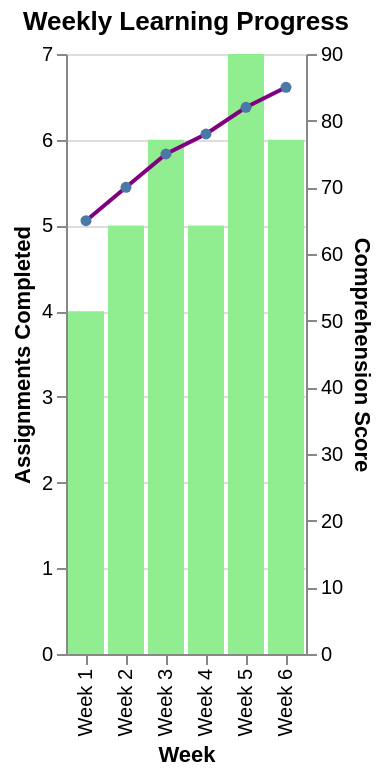

Specify this chart in Vega-Lite:
### Vega-Lite specification from a JSON file in a GitHub repository (floating-point values rounded to 4 significant figures)
{"$schema": "https://vega.github.io/schema/vega-lite/v5.json", "description": "Learning progress tracking", "layer": [{"mark": "bar", "encoding": {"x": {"field": "week", "type": "ordinal", "axis": {"title": "Week"}}, "y": {"field": "assignments", "type": "quantitative", "axis": {"title": "Assignments Completed"}}, "color": {"value": "lightgreen"}}}, {"mark": {"type": "line", "point": true, "color": "purple"}, "encoding": {"x": {"field": "week", "type": "ordinal"}, "y": {"field": "comprehension", "type": "quantitative", "axis": {"title": "Comprehension Score"}}}}], "data": {"values": [{"week": "Week 1", "assignments": 4, "comprehension": 65}, {"week": "Week 2", "assignments": 5, "comprehension": 70}, {"week": "Week 3", "assignments": 6, "comprehension": 75}, {"week": "Week 4", "assignments": 5, "comprehension": 78}, {"week": "Week 5", "assignments": 7, "comprehension": 82}, {"week": "Week 6", "assignments": 6, "comprehension": 85}]}, "resolve": {"scale": {"y": "independent"}}, "title": "Weekly Learning Progress"}
